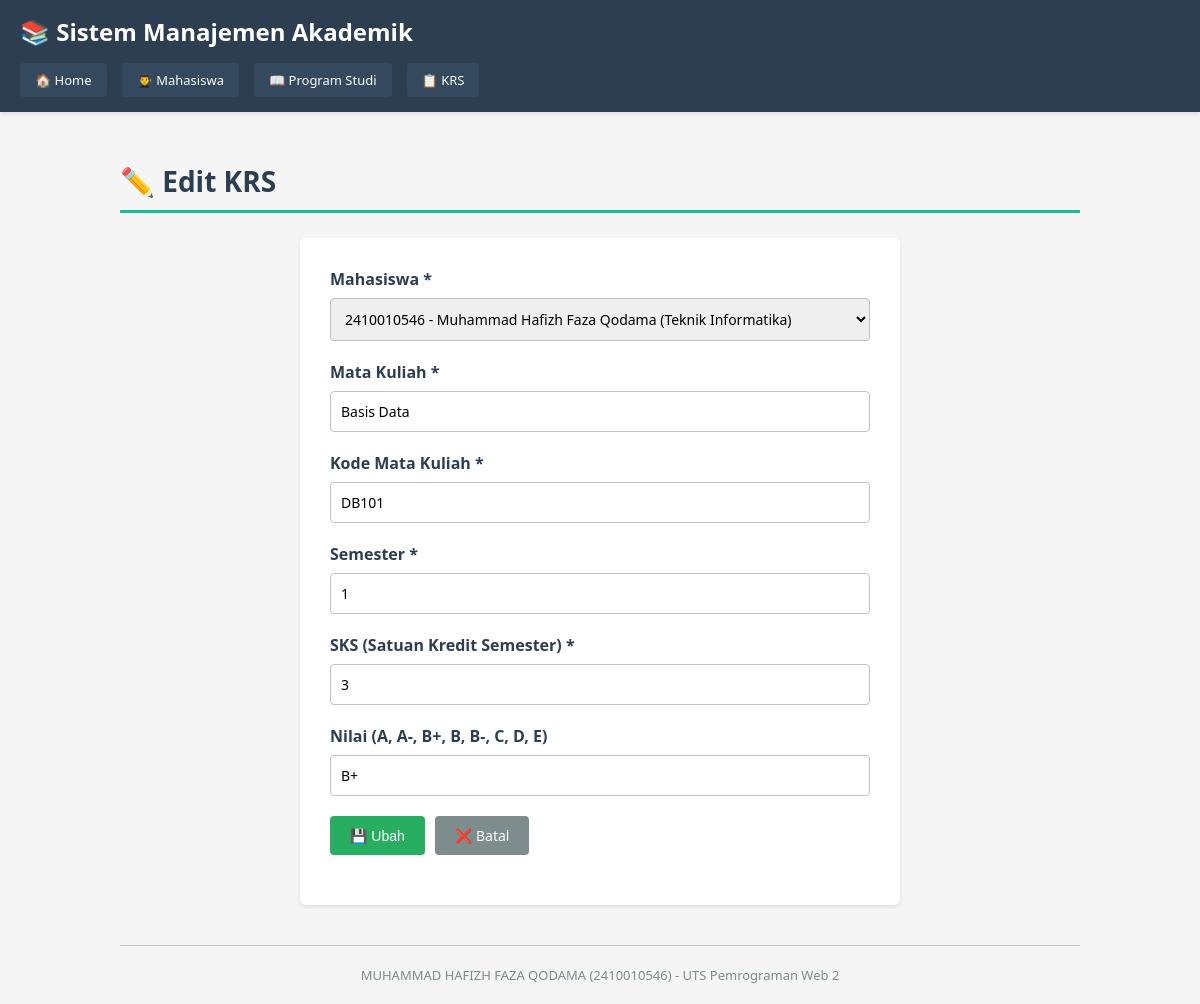
/krs/edit.php?id=2, run on the app's committed database.
### tables this page shows
CREATE TABLE IF NOT EXISTS krs (
    id INT PRIMARY KEY AUTO_INCREMENT,
    id_mahasiswa INT NOT NULL,
    mata_kuliah VARCHAR(100) NOT NULL,
    kode_mk VARCHAR(20) NOT NULL,
    semester INT NOT NULL,
    sks INT NOT NULL,
    nilai VARCHAR(2),
    created_at TIMESTAMP DEFAULT CURRENT_TIMESTAMP,
    FOREIGN KEY (id_mahasiswa) REFERENCES mahasiswa(id) ON DELETE CASCADE ON UPDATE CASCADE
);

CREATE TABLE IF NOT EXISTS mahasiswa (
    id INT PRIMARY KEY AUTO_INCREMENT,
    npm VARCHAR(20) NOT NULL UNIQUE,
    nama VARCHAR(100) NOT NULL,
    email VARCHAR(100),
    no_telp VARCHAR(15),
    alamat TEXT,
    id_prodi INT NOT NULL,
    created_at TIMESTAMP DEFAULT CURRENT_TIMESTAMP,
    FOREIGN KEY (id_prodi) REFERENCES prodi(id) ON DELETE CASCADE ON UPDATE CASCADE
);

CREATE TABLE IF NOT EXISTS prodi (
    id INT PRIMARY KEY AUTO_INCREMENT,
    nama_prodi VARCHAR(100) NOT NULL UNIQUE,
    kode_prodi VARCHAR(20) NOT NULL UNIQUE,
    created_at TIMESTAMP DEFAULT CURRENT_TIMESTAMP
);

### src/krs/edit.php (the view, shortened to what this page needs)
<?php
require_once '../config/koneksi.php';
$messageType = '';
$krs = null;
if (!isset($_GET['id'])) {
    $message = "ID tidak ditemukan!";
    $messageType = "danger";
} else {
    $id = intval($_GET['id']);
    $result = $conn->query("SELECT * FROM krs WHERE id = $id");
    if (!$result || $result->num_rows == 0) {
        $message = "Data tidak ditemukan!";
        $messageType = "danger";
    } else {
        $krs = $result->fetch_assoc();
    }
}
$mahasiswa_result = $conn->query("
    SELECT m.id, m.npm, m.nama, p.nama_prodi
    FROM mahasiswa m
    JOIN prodi p ON m.id_prodi = p.id
    ORDER BY m.nama ASC
");
$mahasiswa_list = $mahasiswa_result->fetch_all(MYSQLI_ASSOC);
?>
<!DOCTYPE html>
<html lang="id">
<head>
    <link rel="stylesheet" href="../assets/style.css">
</head>
<body>
    <div class="navbar">
        <h1>📚 Sistem Manajemen Akademik</h1>
        <nav>
            <a href="../index.php">🏠 Home</a>
            <a href="../mahasiswa/index.php">👨‍🎓 Mahasiswa</a>
            <a href="../prodi/index.php">📖 Program Studi</a>
            <a href="../krs/index.php">📋 KRS</a>
        </nav>
    </div>
    <div class="container">
        <h2 class="page-title">✏️ Edit KRS</h2>
        <?php if ($messageType != "danger" && isset($krs)): ?>
            <div class="form-container">
                <form method="POST">
                    <div class="form-group">
                        <label for="id_mahasiswa">Mahasiswa *</label>
                        <select id="id_mahasiswa" name="id_mahasiswa" required>
                            <?php foreach ($mahasiswa_list as $m): ?>
                                <option value="<?php echo $m['id']; ?>"
                                    <?php echo $m['id'] == $krs['id_mahasiswa'] ? 'selected' : ''; ?>>
                                    <?php echo htmlspecialchars($m['npm'] . ' - ' . $m['nama'] . ' (' . $m['nama_prodi'] . ')'); ?>
                                </option>
                            <?php endforeach; ?>
                        </select>
                    </div>
                    <div class="form-group">
                        <label for="mata_kuliah">Mata Kuliah *</label>
                        <input type="text" id="mata_kuliah" name="mata_kuliah" required
                            value="<?php echo htmlspecialchars($krs['mata_kuliah']); ?>">
                    </div>
                    <div class="form-group">
                        <label for="kode_mk">Kode Mata Kuliah *</label>
                        <input type="text" id="kode_mk" name="kode_mk" required maxlength="20"
                            value="<?php echo htmlspecialchars($krs['kode_mk']); ?>">
                    </div>
                    <div class="form-group">
                        <label for="semester">Semester *</label>
                        <input type="number" id="semester" name="semester" required min="1" max="8"
                            value="<?php echo $krs['semester']; ?>">
                    </div>
                    <div class="form-group">
                        <label for="sks">SKS (Satuan Kredit Semester) *</label>
                        <input type="number" id="sks" name="sks" required min="1" max="6"
                            value="<?php echo $krs['sks']; ?>">
                    </div>
                    <div class="form-group">
                        <label for="nilai">Nilai (A, A-, B+, B, B-, C, D, E)</label>
                        <input type="text" id="nilai" name="nilai" maxlength="2" placeholder="Contoh: A, B+"
                            value="<?php echo htmlspecialchars($krs['nilai'] ?? ''); ?>">
                    </div>
                    <div class="form-group" style="display: flex; gap: 10px;">
                        <button type="submit" class="btn btn-success">💾 Ubah</button>
                        <a href="index.php" class="btn btn-secondary">❌ Batal</a>
                    </div>
                </form>
            </div>
        <?php endif; ?>
        <div class="footer">
            <p>MUHAMMAD HAFIZH FAZA QODAMA (2410010546) - UTS Pemrograman Web 2</p>
        </div>
    </div>
</body>
</html>

### src/assets/style.css (style rules this page uses)
* { margin: 0; padding: 0; box-sizing: border-box; }
body { font-family: 'Segoe UI', Tahoma, Geneva, Verdana, sans-serif; background-color: #f5f5f5; color: #333; }
.navbar { background-color: #2c3e50; color: white; padding: 15px 20px; margin-bottom: 30px; box-shadow: 0 2px 4px rgba(0,0,0,0.1); }
.navbar h1 { font-size: 24px; margin-bottom: 10px; }
.navbar nav { margin-top: 15px; display: flex; gap: 15px; flex-wrap: wrap; }
.navbar a { color: white; text-decoration: none; padding: 8px 15px; background-color: #34495e; border-radius: 4px; transition: background-color 0.3s; font-size: 13px; }
.container { max-width: 1000px; margin: 0 auto; padding: 20px; }
.page-title { color: #2c3e50; margin-bottom: 25px; font-size: 28px; border-bottom: 3px solid #1abc9c; padding-bottom: 10px; }
.btn { padding: 10px 20px; text-decoration: none; border: none; border-radius: 4px; cursor: pointer; transition: all 0.3s; font-size: 14px; font-weight: 500; }
.btn-success { background-color: #27ae60; color: white; }
.btn-secondary { background-color: #7f8c8d; color: white; }
.form-group { margin-bottom: 20px; }
label { display: block; margin-bottom: 8px; font-weight: 600; color: #2c3e50; }
input[type="text"], input[type="email"], input[type="number"], select, textarea { width: 100%; padding: 10px; border: 1px solid #bdc3c7; border-radius: 4px; font-size: 14px; font-family: inherit; transition: border-color 0.3s; }
.form-container { background-color: white; padding: 30px; border-radius: 6px; box-shadow: 0 2px 4px rgba(0,0,0,0.1); max-width: 600px; margin: 0 auto; }
.footer { text-align: center; margin-top: 40px; padding-top: 20px; border-top: 1px solid #bdc3c7; color: #7f8c8d; font-size: 13px; }

### data on the page
krs: id_mahasiswa "2410010546 - Muhammad Hafizh Faza Qodama (Teknik Informatika)", mata_kuliah "Basis Data", kode_mk "DB101", semester "1", sks "3", nilai "B+"
